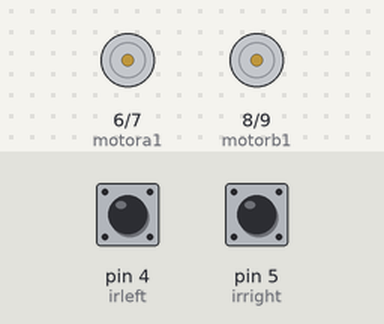
The sketch below on a simulated Arduino Uno, built with avr-gcc and run on an emulated ATmega328P. Shown: motor-driver pin pairs drawn as motors (green arrow = first pin HIGH = forward, orange = second pin HIGH = backward, longer = more drive). The inputs (shaded band) are chosen by the test bench; at power-on: pin 4 (irleft) LOW, pin 5 (irright) LOW.

Above: at 1.2 s.
1.3 s: pin 4 (irleft) pulled HIGH for 0.15 s
At 2.5 s:
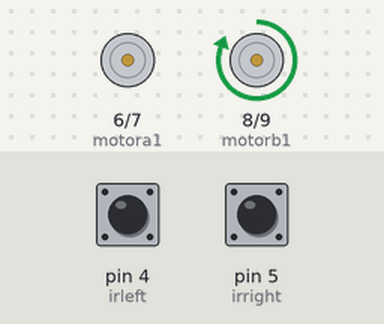
2.9 s: pin 5 (irright) pulled HIGH for 0.15 s
At 3.8 s:
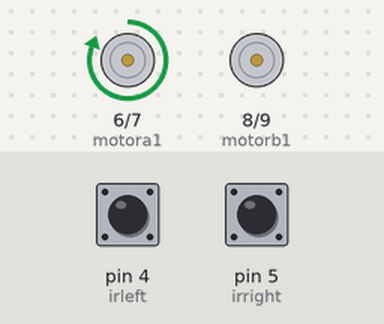
4.5 s: pin 4 (irleft) pulled HIGH for 1 s
At 5.0 s:
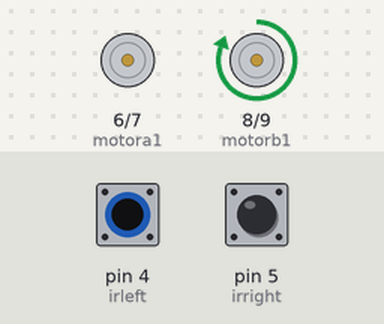
7.0 s: pin 5 (irright) pulled HIGH for 1 s
At 8.1 s:
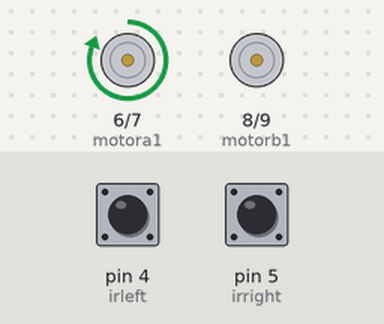
9.5 s: pin 4 (irleft) driven HIGH and pin 5 (irright) driven HIGH
At 10.0 s:
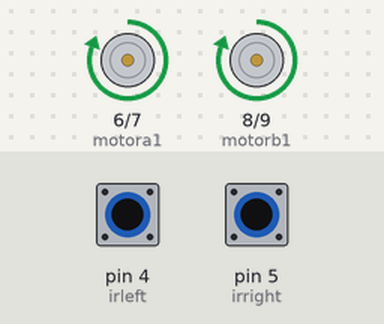
Timing chart, 0 to 12.0 s (numbered marks = the images above; inputs shaded):
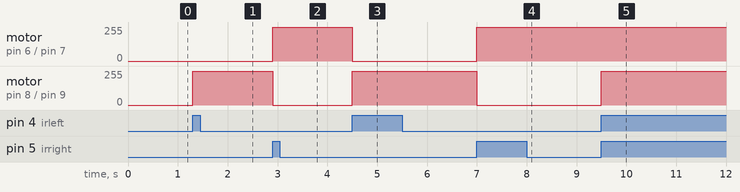

Measured:
- after the input at 1.3 s, motor on pin 8 (motorb1) / pin 9 (motorb2): stopped → forward 255/255 at once
- after the input at 2.9 s, motor on pin 6 (motora1) / pin 7 (motora2): stopped → forward 255/255 at once; motor on pin 8 (motorb1) / pin 9 (motorb2): forward 255/255 → stopped at once
- after the input at 4.5 s, motor on pin 6 (motora1) / pin 7 (motora2): forward 255/255 → stopped at once; motor on pin 8 (motorb1) / pin 9 (motorb2): stopped → forward 255/255 at once
- after the input at 7.0 s, motor on pin 6 (motora1) / pin 7 (motora2): stopped → forward 255/255 at once; motor on pin 8 (motorb1) / pin 9 (motorb2): forward 255/255 → stopped at once
- after the input at 9.5 s, motor on pin 8 (motorb1) / pin 9 (motorb2): stopped → forward 255/255 at once

The sketch:

Code_for_LFR.ino
```cpp
int irleft = 4;
int irright = 5;
int motora1 = 6;
int motora2 = 7;
int motorb1 = 8;
int motorb2 = 9;
int virtualvcc = 11;


void setup() {
  pinMode(irright, INPUT);
  pinMode(irleft, INPUT);
  pinMode(motora1, OUTPUT);
  pinMode(motora2, OUTPUT);
  pinMode(motorb1, OUTPUT);
  pinMode(motorb2, OUTPUT);
  pinMode(virtualvcc, OUTPUT);
  digitalWrite(virtualvcc, HIGH);
}

void loop() {
  if (digitalRead(irleft) == 1 && digitalRead(irright) == 1) {
    forward();
  }
  if (digitalRead(irleft) == 0 && digitalRead(irright) == 1) {
    leftturn();
  }
  if (digitalRead(irleft) == 1 && digitalRead(irright) == 0) {
    rightturn();
  }


}

void forward() {
  motorrfwd();
  motorlfwd();
}
void rightturn() {
  motorrstp();
  motorlfwd();
}
void leftturn() {
  motorrfwd();
  motorlstp();
}

void motorrfwd() {
  digitalWrite(motora1, HIGH);
  digitalWrite(motora2, LOW);
}
void motorlfwd() {
  digitalWrite(motorb1, HIGH);
  digitalWrite(motorb2, LOW);
}
void motorrstp() {
  digitalWrite(motora1, LOW);
  digitalWrite(motora2, LOW);
}
void motorlstp() {
  digitalWrite(motorb1, LOW);
  digitalWrite(motorb2, LOW);
}
```
